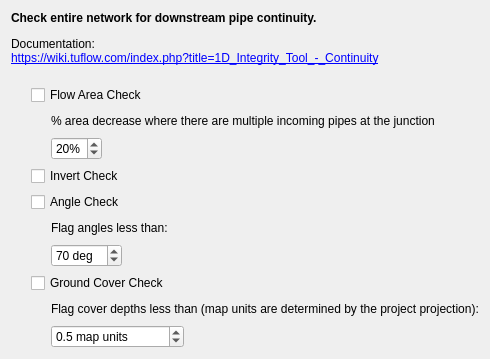
          <widget class="QWidget" name="Continuity">
           <attribute name="title">
            <string>Continuity</string>
           </attribute>
           <layout class="QVBoxLayout" name="verticalLayout_7">
            <item>
             <widget class="QLabel" name="label_12">
              <property name="text">
               <string>&lt;html&gt;&lt;head/&gt;&lt;body&gt;&lt;p&gt;&lt;span style=&quot; font-weight:600;&quot;&gt;Check entire network for downstream pipe continuity.&lt;/span&gt;&lt;/p&gt;&lt;p&gt;Documentation:&lt;br/&gt;&lt;a href=&quot;https://wiki.tuflow.com/index.php?title=1D_Integrity_Tool_-_Continuity&quot;&gt;&lt;span style=&quot; text-decoration: underline; color:#0000ff;&quot;&gt;https://wiki.tuflow.com/index.php?title=1D_Integrity_Tool_-_Continuity&lt;br/&gt;&lt;/span&gt;&lt;/a&gt;&lt;/p&gt;&lt;/body&gt;&lt;/html&gt;</string>
              </property>
              <property name="wordWrap">
               <bool>true</bool>
              </property>
              <property name="openExternalLinks">
               <bool>true</bool>
              </property>
             </widget>
            </item>
            <item>
             <layout class="QHBoxLayout" name="horizontalLayout_11">
              <item>
               <spacer name="horizontalSpacer_8">
                <property name="orientation">
                 <enum>Qt::Horizontal</enum>
                </property>
                <property name="sizeType">
                 <enum>QSizePolicy::Fixed</enum>
                </property>
                <property name="sizeHint" stdset="0">
                 <size>
                  <width>20</width>
                  <height>20</height>
                 </size>
                </property>
               </spacer>
              </item>
              <item>
               <widget class="QCheckBox" name="cbContinuityArea">
                <property name="text">
                 <string>Flow Area Check</string>
                </property>
               </widget>
              </item>
             </layout>
            </item>
            <item>
             <layout class="QHBoxLayout" name="horizontalLayout_22">
              <item>
               <spacer name="horizontalSpacer_31">
                <property name="orientation">
                 <enum>Qt::Horizontal</enum>
                </property>
                <property name="sizeType">
                 <enum>QSizePolicy::Fixed</enum>
                </property>
                <property name="sizeHint" stdset="0">
                 <size>
                  <width>40</width>
                  <height>20</height>
                 </size>
                </property>
               </spacer>
              </item>
              <item>
               <widget class="QLabel" name="label_22">
                <property name="text">
                 <string>% area decrease where there are multiple incoming pipes at the junction</string>
                </property>
                <property name="wordWrap">
                 <bool>true</bool>
                </property>
               </widget>
              </item>
             </layout>
            </item>
            <item>
             <layout class="QHBoxLayout" name="horizontalLayout_35">
              <item>
               <spacer name="horizontalSpacer_30">
                <property name="orientation">
                 <enum>Qt::Horizontal</enum>
                </property>
                <property name="sizeType">
                 <enum>QSizePolicy::Fixed</enum>
                </property>
                <property name="sizeHint" stdset="0">
                 <size>
                  <width>40</width>
                  <height>20</height>
                 </size>
                </property>
               </spacer>
              </item>
              <item>
               <widget class="QSpinBox" name="sbContinuityArea">
                <property name="suffix">
                 <string>%</string>
                </property>
                <property name="value">
                 <number>20</number>
                </property>
               </widget>
              </item>
              <item>
               <spacer name="horizontalSpacer_27">
                <property name="orientation">
                 <enum>Qt::Horizontal</enum>
                </property>
                <property name="sizeHint" stdset="0">
                 <size>
                  <width>40</width>
                  <height>20</height>
                 </size>
                </property>
               </spacer>
              </item>
             </layout>
            </item>
            <item>
             <layout class="QHBoxLayout" name="horizontalLayout_12">
              <item>
               <spacer name="horizontalSpacer_9">
                <property name="orientation">
                 <enum>Qt::Horizontal</enum>
                </property>
                <property name="sizeType">
                 <enum>QSizePolicy::Fixed</enum>
                </property>
                <property name="sizeHint" stdset="0">
                 <size>
                  <width>20</width>
                  <height>20</height>
                 </size>
                </property>
               </spacer>
              </item>
              <item>
               <widget class="QCheckBox" name="cbContinuityInverts">
                <property name="text">
                 <string>Invert Check</string>
                </property>
               </widget>
              </item>
             </layout>
            </item>
            <item>
             <layout class="QHBoxLayout" name="horizontalLayout_13">
              <item>
               <spacer name="horizontalSpacer_10">
                <property name="orientation">
                 <enum>Qt::Horizontal</enum>
                </property>
                <property name="sizeType">
                 <enum>QSizePolicy::Fixed</enum>
                </property>
                <property name="sizeHint" stdset="0">
                 <size>
                  <width>20</width>
                  <height>20</height>
                 </size>
                </property>
               </spacer>
              </item>
              <item>
               <widget class="QCheckBox" name="cbContinuityAngle">
                <property name="text">
                 <string>Angle Check</string>
                </property>
               </widget>
              </item>
             </layout>
            </item>
            <item>
             <layout class="QGridLayout" name="gridLayout">
              <item row="1" column="2">
               <spacer name="horizontalSpacer_13">
                <property name="orientation">
                 <enum>Qt::Horizontal</enum>
                </property>
                <property name="sizeHint" stdset="0">
                 <size>
                  <width>40</width>
                  <height>20</height>
                 </size>
                </property>
               </spacer>
              </item>
              <item row="1" column="1">
               <widget class="QSpinBox" name="sbContinuityAngle">
                <property name="suffix">
                 <string> deg</string>
                </property>
                <property name="maximum">
                 <number>360</number>
                </property>
                <property name="value">
                 <number>70</number>
                </property>
               </widget>
              </item>
              <item row="0" column="0">
               <spacer name="horizontalSpacer_12">
                <property name="orientation">
                 <enum>Qt::Horizontal</enum>
                </property>
                <property name="sizeType">
                 <enum>QSizePolicy::Fixed</enum>
                </property>
                <property name="sizeHint" stdset="0">
                 <size>
                  <width>40</width>
                  <height>20</height>
                 </size>
                </property>
               </spacer>
              </item>
              <item row="0" column="1" colspan="2">
               <widget class="QLabel" name="label_7">
                <property name="text">
                 <string>Flag angles less than:</string>
                </property>
               </widget>
              </item>
             </layout>
            </item>
            <item>
             <layout class="QHBoxLayout" name="horizontalLayout_14">
              <item>
               <spacer name="horizontalSpacer_11">
                <property name="orientation">
                 <enum>Qt::Horizontal</enum>
                </property>
                <property name="sizeType">
                 <enum>QSizePolicy::Fixed</enum>
                </property>
                <property name="sizeHint" stdset="0">
                 <size>
                  <width>20</width>
                  <height>20</height>
                 </size>
                </property>
               </spacer>
              </item>
              <item>
               <widget class="QCheckBox" name="cbContinuityCover">
                <property name="text">
                 <string>Ground Cover Check</string>
                </property>
               </widget>
              </item>
             </layout>
            </item>
            <item>
             <layout class="QGridLayout" name="gridLayout_2">
              <item row="0" column="0">
               <spacer name="horizontalSpacer_14">
                <property name="orientation">
                 <enum>Qt::Horizontal</enum>
                </property>
                <property name="sizeType">
                 <enum>QSizePolicy::Fixed</enum>
                </property>
                <property name="sizeHint" stdset="0">
                 <size>
                  <width>40</width>
                  <height>20</height>
                 </size>
                </property>
               </spacer>
              </item>
              <item row="0" column="1" colspan="2">
               <widget class="QLabel" name="label_9">
                <property name="text">
                 <string>Flag cover depths less than (map units are determined by the project projection):</string>
                </property>
               </widget>
              </item>
              <item row="1" column="1">
               <widget class="QDoubleSpinBox" name="sbContinuityCover">
                <property name="suffix">
                 <string> map units</string>
                </property>
                <property name="decimals">
                 <number>1</number>
                </property>
                <property name="maximum">
                 <double>9999999.000000000000000</double>
                </property>
                <property name="value">
                 <double>0.500000000000000</double>
                </property>
               </widget>
              </item>
              <item row="1" column="2">
               <spacer name="horizontalSpacer_15">
                <property name="orientation">
                 <enum>Qt::Horizontal</enum>
                </property>
                <property name="sizeHint" stdset="0">
                 <size>
                  <width>40</width>
                  <height>20</height>
                 </size>
                </property>
               </spacer>
              </item>
             </layout>
            </item>
            <item>
             <spacer name="verticalSpacer_5">
              <property name="orientation">
               <enum>Qt::Vertical</enum>
              </property>
              <property name="sizeHint" stdset="0">
               <size>
                <width>20</width>
                <height>0</height>
               </size>
              </property>
             </spacer>
            </item>
           </layout>
          </widget>
